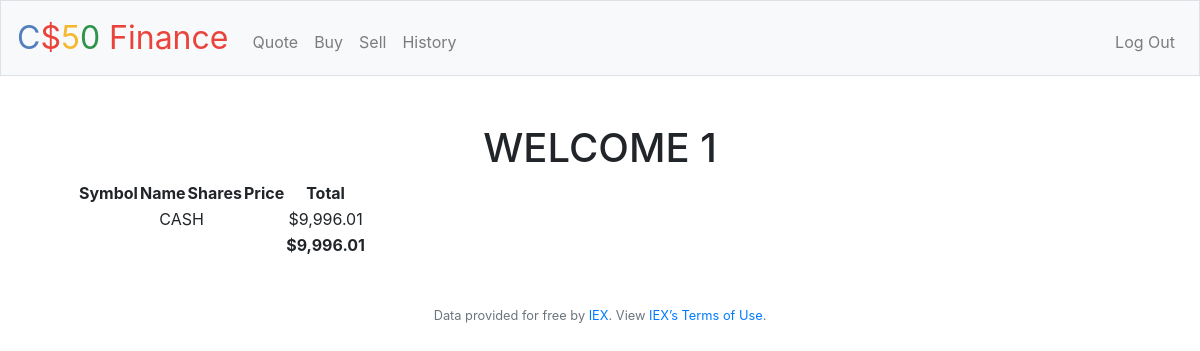
The page / (signed in) on the database its author committed.
### tables this page shows
CREATE TABLE users (id INTEGER, username TEXT NOT NULL, hash TEXT NOT NULL, cash NUMERIC NOT NULL DEFAULT 10000.00, PRIMARY KEY(id));

### application.py (the view, shortened to what this page needs)
@app.route("/")
@login_required
def index():
    maha_total=0
    shares=[]
    user=db.execute("SELECT username,cash FROM users WHERE id=?",session["user_id"])
    company=db.execute("SELECT DISTINCT(symbol) as symbol FROM stocks WHERE id=? AND quantity>0",session["user_id"])
    stock_details=db.execute("SELECT * FROM stocks WHERE id =? ORDER BY date_time desc",session["user_id"])
    for share in shares:
        maha_total+=share["total"]
    return render_template("index.html",shares=shares,user=user,maha_total=maha_total)

### application.py (called while the page is built)
@app.after_request
def after_request(response):
    response.headers["Cache-Control"] = "no-cache, no-store, must-revalidate"
    response.headers["Expires"] = 0
    response.headers["Pragma"] = "no-cache"
    return response

### helpers.py (called while the page is built)
def login_required(f):
    @wraps(f)
    def decorated_function(*args, **kwargs):
        if session.get("user_id") is None:
            return redirect("/login")
        return f(*args, **kwargs)
    return decorated_function

def usd(value):
    return f"${value:,.2f}"

### templates/index.html (shortened to what this page needs)
{% extends "layout.html" %}
{% block main %}
<h1> WELCOME <span class="name_header">{{user[0]["username"]}}</span> </h1>
       <table>
           <thead>
               <tr>
                   <th>Symbol</td>
                   <th >Name</td>
                   <th>Shares</td>
                   <th>Price</td>
                   <th>Total</th>
               </tr>
               <tfoot>
                   <tr>
                       <td  colspan="4" class></td>
                           <td><b>{{(maha_total+user[0]["cash"])|usd}}</b></td>
                   </tr>
               </tfoot>
               <tbody>
                <tr>
                    <td colspan="4" class="footer_table">CASH</td>
                     <td> {{user[0]["cash"]|usd}}</td>
                </tr>
               </tbody>
           </thead>
       </table>
{% endblock %}

### rows shown on the page
users: username "1", (maha_total+user[0]['cash'])|usd "$9,996.01", cash "$9,996.01"
